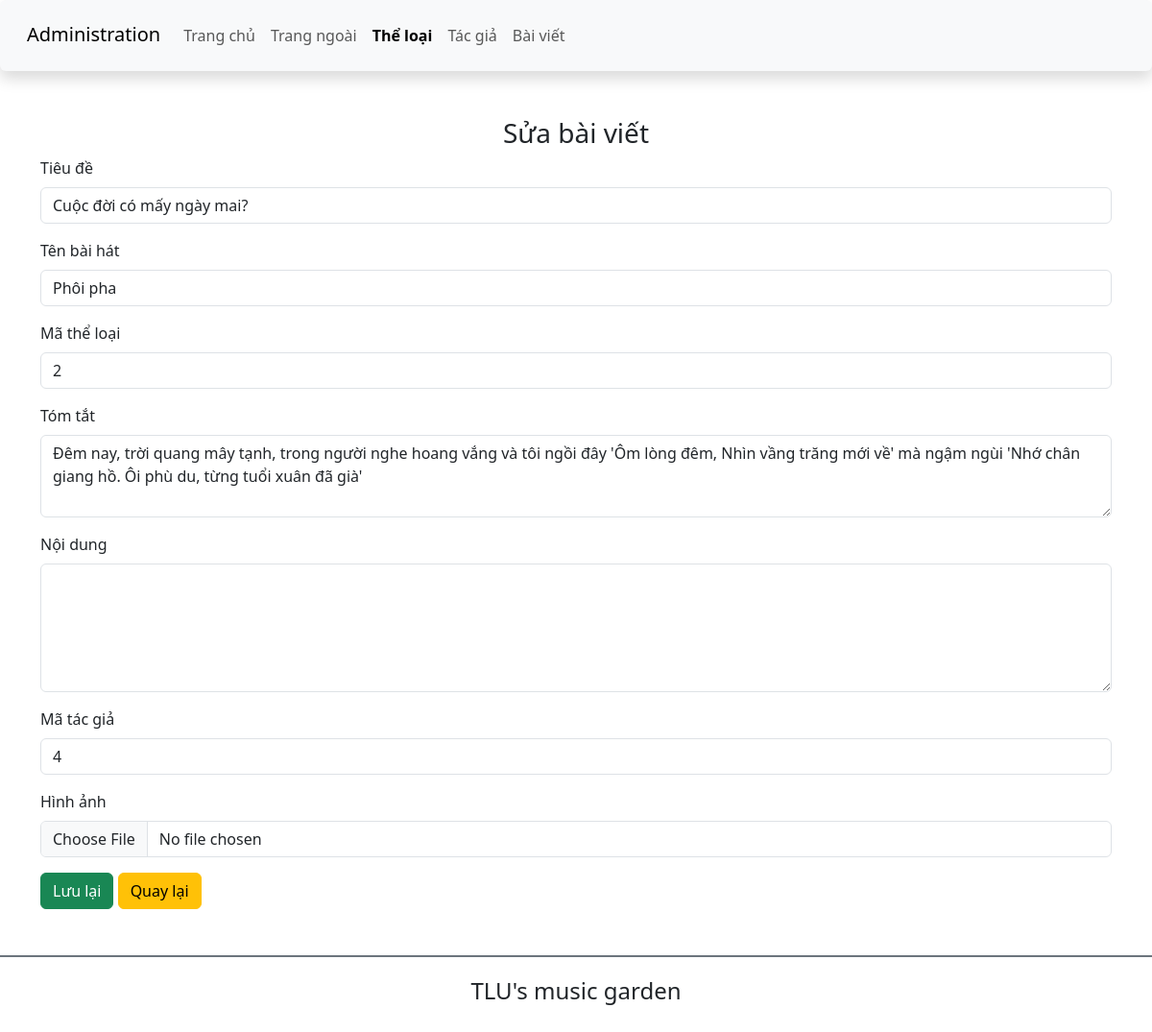
The page /admin/edit_article.php?id=3 on the database its author committed.
### tables this page shows
CREATE TABLE baiviet (
    ma_bviet INT PRIMARY KEY,
    tieude VARCHAR(200) NOT NULL,
    ten_bhat VARCHAR(100) NOT NULL,
    ma_tloai INT NOT NULL,
    tomtat TEXT NOT NULL,
    noidung TEXT,
    ma_tgia INT NOT NULL,
    ngayviet DATETIME DEFAULT CURRENT_TIMESTAMP,
    hinhanh VARCHAR(200),
    CONSTRAINT fk_theloai FOREIGN KEY (ma_tloai) REFERENCES theloai(ma_tloai),
    CONSTRAINT fk_tacgia FOREIGN KEY (ma_tgia) REFERENCES tacgia(ma_tgia)
);

### admin/edit_article.php (the view, shortened to what this page needs)
<?php
$conn = new mysqli('localhost', 'root', '', 'BTTH01_CSE485');
if (isset($_GET['id'])) {
    $id = (int)$_GET['id'];
    $result = $conn->query("SELECT * FROM baiviet WHERE ma_bviet = $id");
    $article = $result->fetch_assoc();
}
?>
<!DOCTYPE html>
<html lang="en">
<head>
    <link href="https://cdn.jsdelivr.net/npm/bootstrap@5.3.0-alpha1/dist/css/bootstrap.min.css" rel="stylesheet">
</head>
<body>
<header>
        <nav class="navbar navbar-expand-lg bg-body-tertiary shadow p-3 bg-white rounded">
            <div class="container-fluid">
                <div class="h3">
                    <a class="navbar-brand" href="#">Administration</a>
                </div>
                <div class="collapse navbar-collapse" id="navbarSupportedContent">
                <ul class="navbar-nav me-auto mb-2 mb-lg-0">
                    <li class="nav-item">
                        <a class="nav-link" aria-current="page" href="./">Trang chủ</a>
                    </li>
                    <li class="nav-item">
                        <a class="nav-link" href="../index.php">Trang ngoài</a>
                    </li>
                    <li class="nav-item">
                        <a class="nav-link active fw-bold" href="category.php">Thể loại</a>
                    </li>
                    <li class="nav-item">
                        <a class="nav-link" href="author.php">Tác giả</a>
                    </li>
                    <li class="nav-item">
                        <a class="nav-link" href="article.php">Bài viết</a>
                    </li>
                </ul>
                </div>
            </div>
        </nav>
    </header>
    <main class="container mt-5 mb-5">
        <h3 class="text-center">Sửa bài viết</h3>
        <form action="" method="post">
            <div class="mb-3">
                <label for="tieude" class="form-label">Tiêu đề</label>
                <input type="text" class="form-control" name="tieude" value="<?php echo $article['tieude']; ?>" required>
            </div>
            <div class="mb-3">
                <label for="ten_bhat" class="form-label">Tên bài hát</label>
                <input type="text" class="form-control" name="ten_bhat" value="<?php echo $article['ten_bhat']; ?>" required>
            </div>
            <div class="mb-3">
                <label for="ma_tloai" class="form-label">Mã thể loại</label>
                <input type="number" class="form-control" name="ma_tloai" value="<?php echo $article['ma_tloai']; ?>" required>
            </div>
            <div class="mb-3">
                <label for="tomtat" class="form-label">Tóm tắt</label>
                <textarea class="form-control" name="tomtat" rows="3" required><?php echo $article['tomtat']; ?></textarea>
            </div>
            <div class="mb-3">
                <label for="noidung" class="form-label">Nội dung</label>
                <textarea class="form-control" name="noidung" rows="5"><?php echo $article['noidung']; ?></textarea>
            </div>
            <div class="mb-3">
                <label for="ma_tgia" class="form-label">Mã tác giả</label>
                <input type="number" class="form-control" name="ma_tgia" value="<?php echo $article['ma_tgia']; ?>" required>
            </div>
            <div class="mb-3">
                <label for="hinhanh" class="form-label">Hình ảnh</label>
                <input type="file" class="form-control" name="hinhanh" value="<?php echo $article['hinhanh']; ?>">
            </div>
            <button type="submit" class="btn btn-success">Lưu lại</button>
            <a href="article.php" class="btn btn-warning">Quay lại</a>
        </form>
    </main>
    <footer class="bg-white d-flex justify-content-center align-items-center border-top border-secondary border-2" style="height:80px">
        <h4 class="text-center">TLU's music garden</h4>
    </footer>
</body>
</html>

### rows shown on the page
baiviet: tieude "Cuộc đời có mấy ngày mai?", ten_bhat "Phôi pha", ma_tloai "2", tomtat "Đêm nay, trời quang mây tạnh, trong người nghe hoang vắng và tôi ngồi đây 'Ôm lòng đêm, Nhìn vầng trăng mới về' mà ngậm ngùi 'Nhớ chân giang hồ. Ôi phù du, từng tuổi xuân đã già'", ma_tgia "4"
